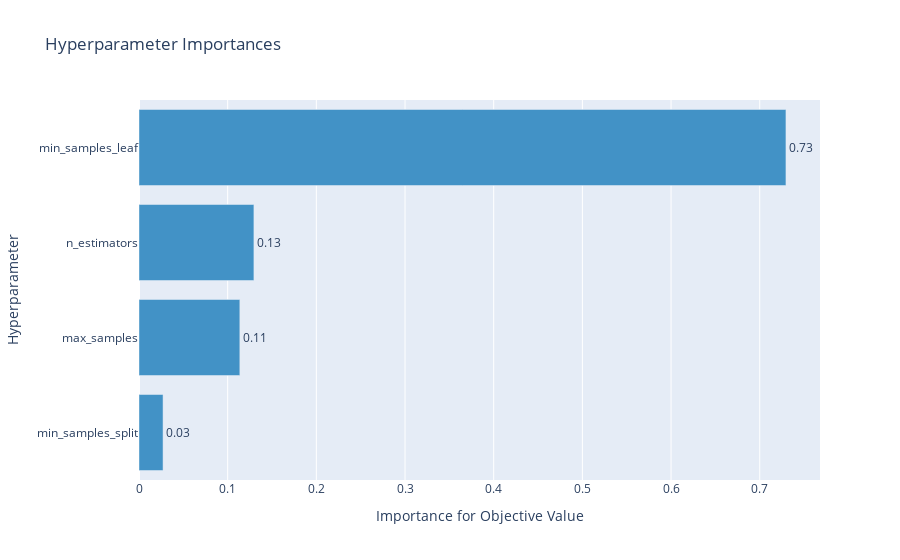

Notebook source saved alongside this figure:
### Code cell
optuna.visualization.plot_param_importances(study_rf)

### Figure 1 — Plotly figure (JSON) as saved in the notebook; plotly's stock layout.template omitted (floating-point values rounded to 4 significant figures)
{"data": [{"cliponaxis": false, "hovertemplate": ["min_samples_split (IntUniformDistribution): 0.027126889055948126<extra></extra>", "max_samples (UniformDistribution): 0.11371506700206087<extra></extra>", "n_estimators (CategoricalDistribution): 0.12958872250708126<extra></extra>", "min_samples_leaf (IntUniformDistribution): 0.7295693214349097<extra></extra>"], "marker": {"color": "rgb(66,146,198)"}, "orientation": "h", "text": ["0.027126889055948126", "0.11371506700206087", "0.12958872250708126", "0.7295693214349097"], "textposition": "outside", "texttemplate": "%{text:.2f}", "type": "bar", "x": [0.02713, 0.1137, 0.1296, 0.7296], "y": ["min_samples_split", "max_samples", "n_estimators", "min_samples_leaf"]}], "layout": {"showlegend": false, "title": {"text": "Hyperparameter Importances"}, "xaxis": {"title": {"text": "Importance for Objective Value"}}, "yaxis": {"title": {"text": "Hyperparameter"}}}}
